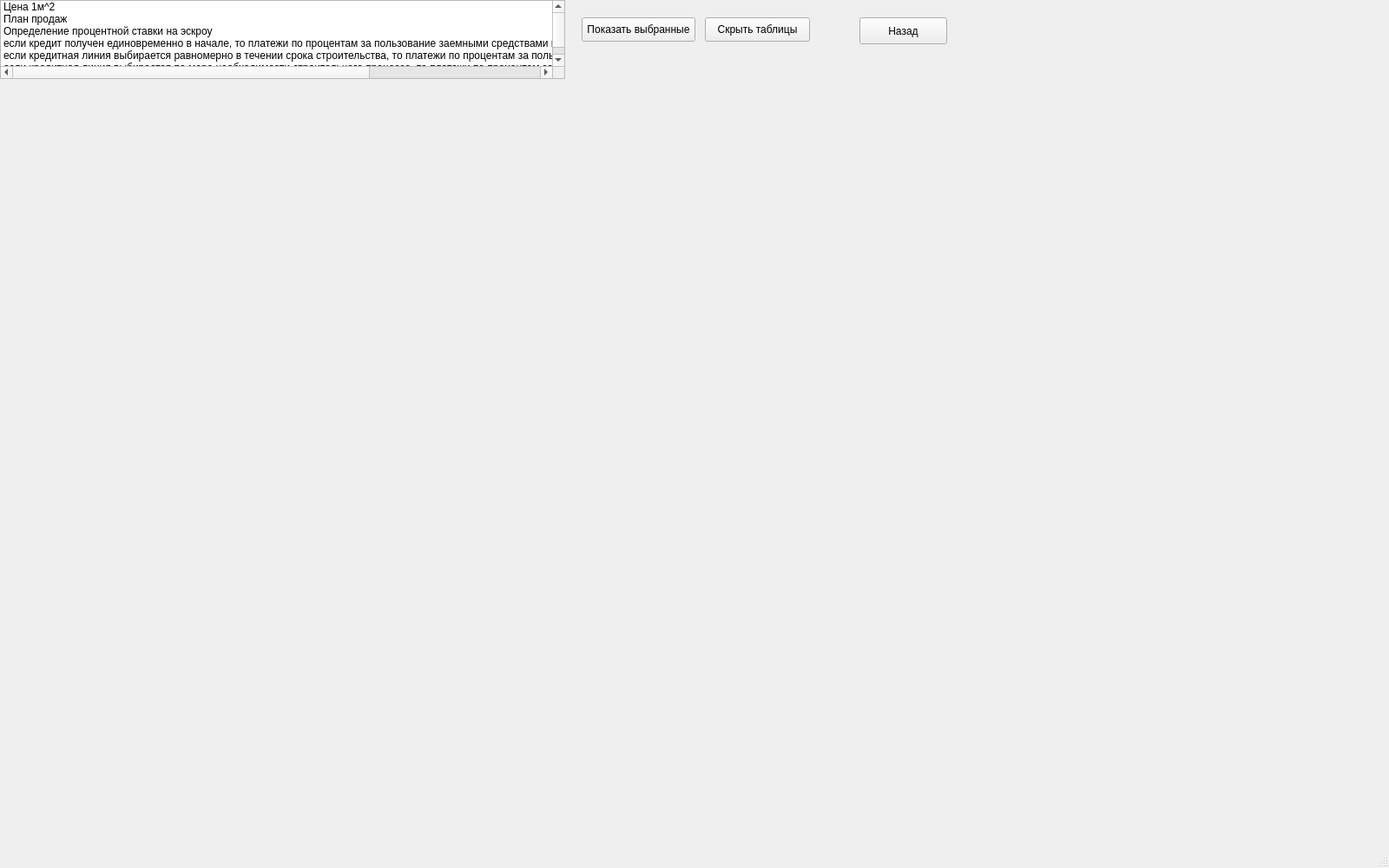
<?xml version="1.0" encoding="UTF-8"?>
<ui version="4.0">
 <class>MainWindow</class>
 <widget class="QMainWindow" name="MainWindow">
  <property name="geometry">
   <rect>
    <x>0</x>
    <y>0</y>
    <width>1600</width>
    <height>1000</height>
   </rect>
  </property>
  <property name="minimumSize">
   <size>
    <width>1600</width>
    <height>1000</height>
   </size>
  </property>
  <property name="windowTitle">
   <string>AdditionalWindow</string>
  </property>
  <property name="layoutDirection">
   <enum>Qt::LeftToRight</enum>
  </property>
  <widget class="QWidget" name="centralwidget">
   <widget class="QPushButton" name="pushButton">
    <property name="geometry">
     <rect>
      <x>990</x>
      <y>20</y>
      <width>101</width>
      <height>31</height>
     </rect>
    </property>
    <property name="text">
     <string>Назад</string>
    </property>
   </widget>
   <widget class="QListWidget" name="listWidget">
    <property name="geometry">
     <rect>
      <x>0</x>
      <y>0</y>
      <width>651</width>
      <height>91</height>
     </rect>
    </property>
    <property name="selectionMode">
     <enum>QAbstractItemView::ExtendedSelection</enum>
    </property>
    <item>
     <property name="text">
      <string>Цена 1м^2</string>
     </property>
    </item>
    <item>
     <property name="text">
      <string>План продаж</string>
     </property>
    </item>
    <item>
     <property name="text">
      <string>Определение процентной ставки на эскроу</string>
     </property>
    </item>
    <item>
     <property name="text">
      <string>если кредит получен единовременно в начале, то платежи по процентам за пользование заемными средствами в конце периода</string>
     </property>
    </item>
    <item>
     <property name="text">
      <string>если кредитная линия выбирается равномерно в течении срока строительства, то платежи по процентам за пользование заемными средствами в конце периода</string>
     </property>
    </item>
    <item>
     <property name="text">
      <string>если кредитная линия выбирается по мере необходимости строительного процесса, то платежи по процентам за пользование заемными средствами в конце периода</string>
     </property>
    </item>
   </widget>
   <widget class="QPushButton" name="show_tables">
    <property name="geometry">
     <rect>
      <x>670</x>
      <y>20</y>
      <width>131</width>
      <height>28</height>
     </rect>
    </property>
    <property name="text">
     <string>Показать выбранные</string>
    </property>
   </widget>
   <widget class="QPushButton" name="clear_tables">
    <property name="geometry">
     <rect>
      <x>812</x>
      <y>20</y>
      <width>121</width>
      <height>28</height>
     </rect>
    </property>
    <property name="text">
     <string>Скрыть таблицы</string>
    </property>
   </widget>
  </widget>
  <widget class="QMenuBar" name="menubar">
   <property name="geometry">
    <rect>
     <x>0</x>
     <y>0</y>
     <width>1600</width>
     <height>21</height>
    </rect>
   </property>
  </widget>
  <widget class="QStatusBar" name="statusbar"/>
 </widget>
 <resources/>
 <connections/>
</ui>
